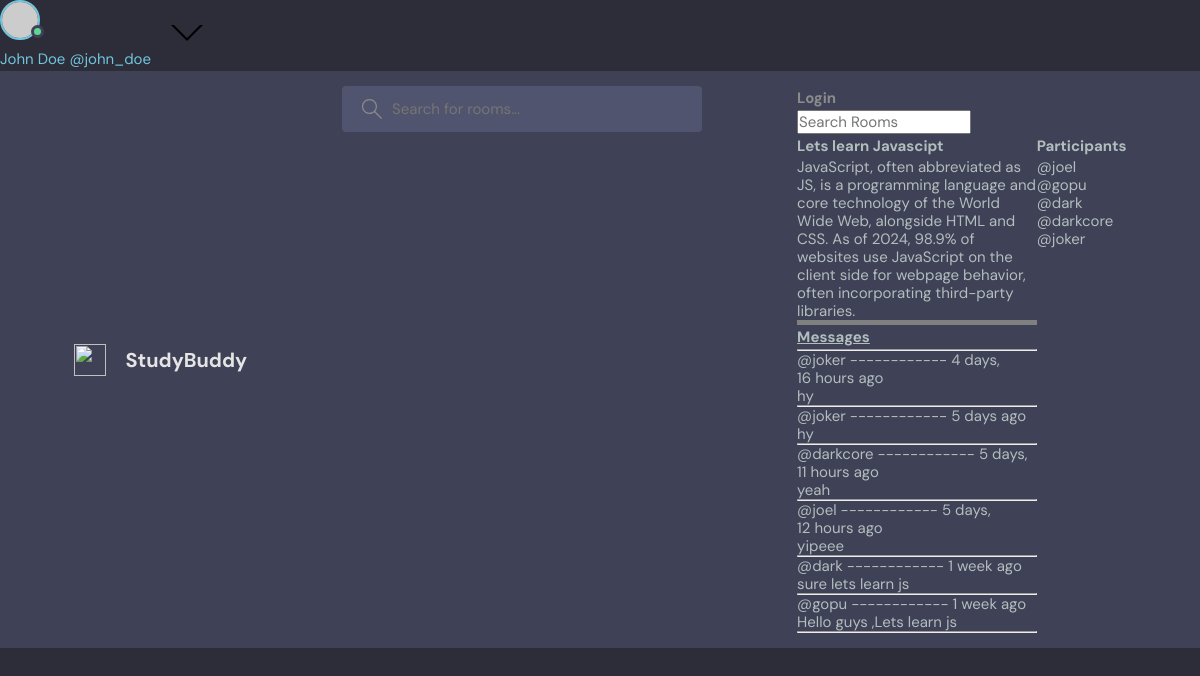
The page /room/1/ on the database its author committed.
### hotel/models.py (models this page shows, shortened)
class Room(models.Model):
    host = models.ForeignKey(User,on_delete=models.SET_NULL,null=True)
    topic = models.ForeignKey(Topic,on_delete=models.SET_NULL,null=True)
    name = models.CharField(max_length=200)
    description = models.TextField(null=True, blank=True)
    participants = models.ManyToManyField(User, related_name='participants',blank=True)
    updated = models.DateTimeField(auto_now = True)
    created = models.DateTimeField(auto_now_add = True)
    class Meta:
        ordering = ['-updated','-created']

class Message(models.Model):
    user = models.ForeignKey(User, on_delete=models.CASCADE)
    room = models.ForeignKey(Room, on_delete=models.CASCADE)
    body = models.TextField()
    updated = models.DateTimeField(auto_now = True)
    created = models.DateTimeField(auto_now_add = True)
    class Meta:
        ordering = ['-updated','-created']

### hotel/views.py (the view, shortened to what this page needs)
# urls.py: path('room/<str:pk>/',views.room,name='room'),
def room(request,pk):
    room = Room.objects.get(id = pk)
    roommsg = room.message_set.all().order_by('-created')
    participant = room.participants.all()
    context = { 'room' : room , 'roommsg' : roommsg, 'participant' : participant}
    return render(request,'hotel/room.html',context)

### hotel/templates/hotel/room.html (shortened to what this page needs)
{% extends 'main.html' %}
{% block content %}
<div class="room-container">
<div>
<h1>{{room.name}}</h1>
<p>{{ room.description }}</p>
<hr style="height:5px;border-width:0;color:black;background-color:gray">
<h2> <u>Messages </u></h2>
<hr>
{% for msg in roommsg %}
<p>@{{ msg.user }} ------------  {{msg.created|timesince}} ago</p>
<p>{{ msg.body }}</p>
<hr>
{% endfor %}
</div>
<div>
    <p><h3> Participants </h3></p>
    {% for user in participant %}
    <div>
    <p>@{{ user.username }}<p>
    {% endfor %}
    </div>
</div>
</div>
{% endblock content %}

### templates/main.html (shortened to what this page needs)
<!DOCTYPE html>
{% load static %}
<html lang="en">
  <head>
    <link rel="stylesheet" href="{% static 'styles/style.css' %}" />
  </head>
  <body>
          <div class="header__user">
            <a href="profile.html">
              <div class="avatar avatar--medium active">
                <img src="https://randomuser.me/api/portraits/men/37.jpg" />
              </div>
              <p>John Doe <span>@john_doe</span></p>
            </a>
            <button class="dropdown-button">
              <svg version="1.1" xmlns="http://www.w3.org/2000/svg" width="32" height="32" viewBox="0 0 32 32">
                <title>chevron-down</title>
                <path d="M16 21l-13-13h-3l16 16 16-16h-3l-13 13z"></path>
              </svg>
            </button>
          </div>
    {% include 'logo.html' %}
    {% block content %}
    {% endblock content %}
  </body>
</html>

### templates/logo.html (shortened to what this page needs)
<header class="header header--loggedIn">
    <div class="container">
      <a href="{% url 'home' %}" class="header__logo">
        <img src="assets/logo.svg" />
        <h1>StudyBuddy</h1>
      </a>
      <form class="header__search" method="POST" action="{% url 'home' %}">
        <label>
          <input name="q" placeholder="Search for rooms..." />
        </label>
      </form>
      <nav class="header__menu">
 {% if request.user.is_authenticated %}
<div>
    <a href="{% url 'logoutp' %}"><h5>Logout</h5></a>
</div>
{% else %}
<div>
    <a href="{% url 'loginp' %}"><h5>Login</h5></a>
</div>
{% endif %}
<form method="get" action="{% url 'home' %}">
    <div>
        <input type="text" placeholder="Search Rooms" name="q">
        </div>
</form>

### static/styles/style.css (style rules this page uses)
:root { --color-main: #71c6dd; --color-main-light: #e1f6fb; --color-dark: #3f4156; --color-dark-medium: #51546e; --color-dark-light: #696d97; --color-light: #e5e5e5; --color-gray: #8b8b8b; --color-light-gray: #b2bdbd; --color-bg: #2d2d39; --color-success: #5dd693; --color-error: #fc4b0b; }
* { font-family: "DM Sans", -apple-system, BlinkMacSystemFont, "Segoe UI", Roboto, Oxygen, Ubuntu, Cantarell, "Open Sans", "Helvetica Neue", sans-serif; margin: 0; padding: 0; box-sizing: border-box; text-rendering: optimizeLegibility; font-size: inherit; }
html { font-size: 56.25%; }
@media only screen and (min-width: 1200px) { html { font-size: 62.5%; } }
body { line-height: 1.6; font-weight: 400; font-size: 1.5rem; color: var(--color-light-gray); background-color: var(--color-bg); min-height: 100vh; }
img { width: 100%; }
a { display: inline-block; color: var(--color-main); text-decoration: none; }
.container { max-width: 120rem; width: 90%; margin: auto; }
.avatar { position: relative; display: inline-block; border-radius: 50%; border: 2px solid var(--color-main); }
.avatar img { display: block; border-radius: 50%; object-fit: cover; object-position: center; }
.avatar::after { content: ""; display: block; position: absolute; background-color: var(--color-gray); z-index: 111; border-radius: 50%; border: 0.3rem solid var(--color-dark); }
.avatar.active::after { background-color: var(--color-success); }
.avatar.avatar--medium img { width: 3.6rem; height: 3.6rem; border-radius: 50%; }
.avatar.avatar--medium:after { width: 0.7rem; height: 0.7rem; bottom: 0px; right: -6px; }
.header { padding: 1.5rem; background-color: var(--color-dark); }
.header > .container { display: flex; gap: 9.5rem; }
.header__logo, .header__user { display: flex; gap: 2rem; align-items: center; }
.header__logo > img { height: 3.2rem; width: 3.2rem; }
.header__logo > h1 { font-weight: 700; font-size: 2rem; color: var(--color-light); }
.header__search > label { background-color: var(--color-dark-medium); padding: 1.3rem 1rem; display: flex; align-items: center; gap: 1rem; border-radius: 4px; }
.header__search svg { fill: var(--color-gray); width: 2rem; height: 2rem; margin-left: 1rem; }
.header__search input { width: 30rem; background: transparent; border: none; outline: none; color: var(--color-light); }
.header__menu { margin-left: auto; position: relative; }
.header__menu a { display: flex; gap: 1.5rem; align-items: center; font-weight: 500; text-decoration: none; color: var(--color-gray); }
.header__menu p { line-height: 1.2; }
.dropdown-button { background: transparent; border: 0; outline: 0; cursor: pointer; }

### hotel/templates/hotel/room.html (style rules this page uses)
.room-container { display: grid; grid-template-columns : 3fr 1fr; }

### rows shown on the page
Room: name "Lets learn Javascipt", description "JavaScript, often abbreviated as JS, is a programming language and core technology of the World Wide Web, alongside HTML and CSS. As of 2024, 98.9% of websites use JavaScript on the client side for webpage behavior, often incorporating third-party libraries."
Message: user "joker", created "4 days, 16 hours", body "hy"
Message: user "joker", created "5 days", body "hy"
Message: user "darkcore", created "5 days, 11 hours", body "yeah"
Message: user "joel", created "5 days, 12 hours", body "yipeee"
Message: user "dark", created "1 week", body "sure lets learn js"
Message: user "gopu", created "1 week", body "Hello guys ,Lets learn js"

### other values the page prints
{{ user.username }} "joel"
{{ user.username }} "gopu"
{{ user.username }} "dark"
{{ user.username }} "darkcore"
{{ user.username }} "joker"
